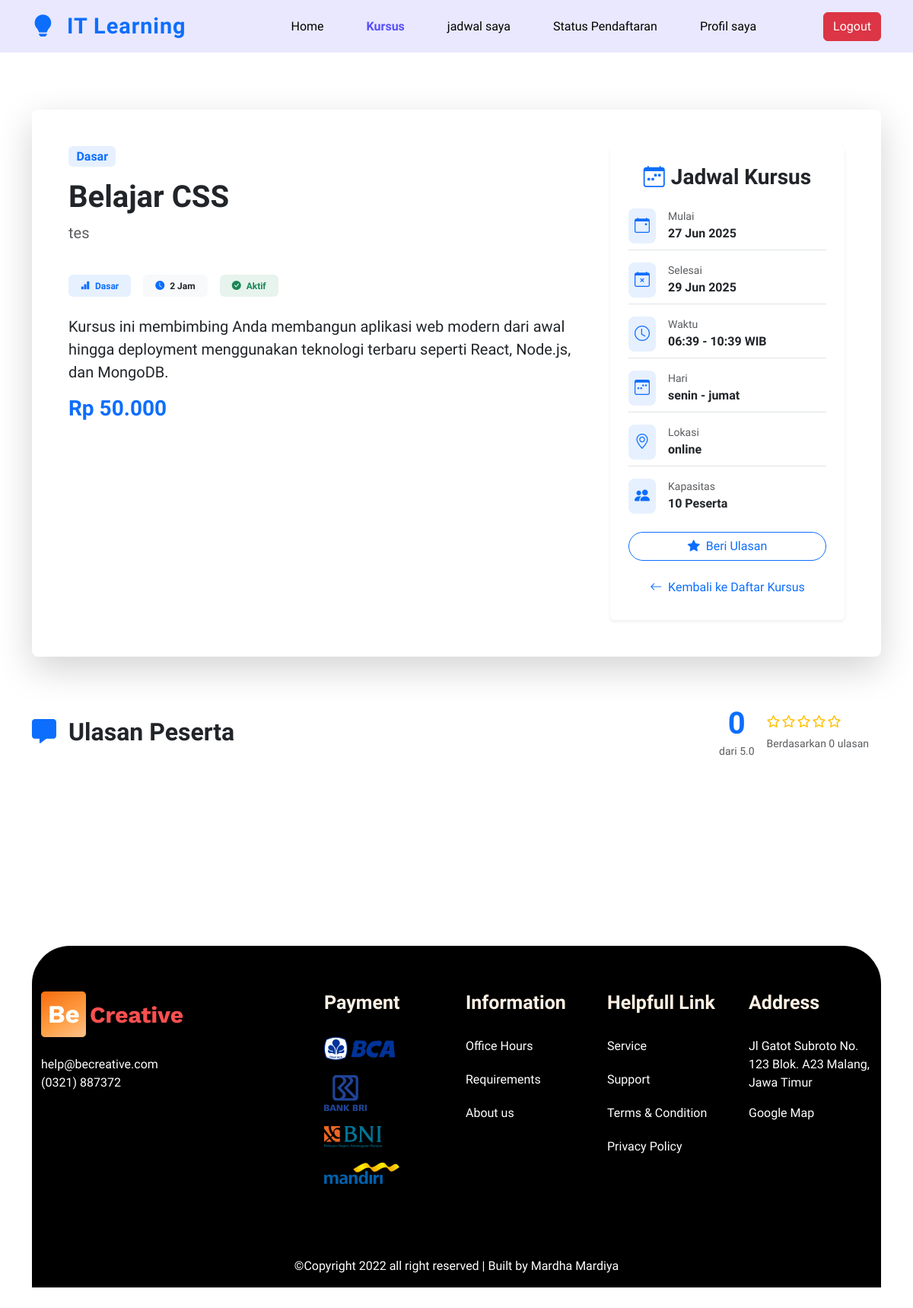
/views/review.php?id=5 (signed in), run on the app's committed database.
### tables this page shows
CREATE TABLE `courses` (
  `course_id` int(11) NOT NULL,
  `nama_kursus` varchar(255) DEFAULT NULL,
  `deskripsi` text DEFAULT NULL,
  `durasi_jam` int(11) DEFAULT NULL,
  `harga` decimal(10,2) DEFAULT NULL,
  `level` enum('Dasar','Menengah','Lanjut') DEFAULT NULL,
  `status_aktif` tinyint(1) DEFAULT NULL
);

CREATE TABLE `schedules` (
  `schedule_id` int(11) NOT NULL,
  `course_id` int(11) DEFAULT NULL,
  `instructor_id` int(11) DEFAULT NULL,
  `tanggal_mulai` date DEFAULT NULL,
  `tanggal_selesai` date DEFAULT NULL,
  `waktu_mulai` time DEFAULT NULL,
  `waktu_selesai` time DEFAULT NULL,
  `hari_pelaksanaan` varchar(50) DEFAULT NULL,
  `kapasitas_maksimal` int(11) DEFAULT NULL,
  `lokasi_kelas` varchar(255) DEFAULT NULL
);

### views/review.php (the view, shortened to what this page needs)
<?php
include '../database/koneksi.php';
$course_id = $_GET['id'] ?? null;
$kursus = null;
$jadwal = null;
$avgRating = 0;
$totalReview = 0;
if ($course_id) {
     $qKursus = mysqli_query($conn, "SELECT * FROM courses WHERE course_id = '$course_id'");
    $kursus = mysqli_fetch_assoc($qKursus);
     $qJadwal = mysqli_query($conn, "
        SELECT * FROM schedules
        WHERE course_id = '$course_id'
        ORDER BY tanggal_mulai ASC
        LIMIT 1
    ");
    $jadwal = mysqli_fetch_assoc($qJadwal);
     $qRating = mysqli_query($conn, "
        SELECT AVG(rating) AS avg_rating, COUNT(*) AS total_review
        FROM reviews
        WHERE course_id = '$course_id' AND tipe_review = 'kursus'
    ");
    $rRating = mysqli_fetch_assoc($qRating);
    $avgRating = round($rRating['avg_rating'] ?? 0, 1);
    $totalReview = $rRating['total_review'] ?? 0;
}
?>
<!DOCTYPE html>
<html lang="en">
  <head>
    <link rel="stylesheet" href="vendor/style/main.css" />
    <link rel="stylesheet" href="https://cdnjs.cloudflare.com/ajax/libs/font-awesome/6.5.0/css/all.min.css">
    <link rel="stylesheet" href="https://cdn.jsdelivr.net/npm/bootstrap-icons@1.10.0/font/bootstrap-icons.css">
    <link href="https://cdn.jsdelivr.net/npm/bootstrap@5.3.0/dist/css/bootstrap.min.css" rel="stylesheet">
    <link rel="stylesheet" href="https://cdnjs.cloudflare.com/ajax/libs/font-awesome/6.4.0/css/all.min.css">
    <link href="https://cdn.jsdelivr.net/npm/bootstrap@5.3.0/dist/css/bootstrap.min.css" rel="stylesheet">
    <link rel="stylesheet" href="https://cdnjs.cloudflare.com/ajax/libs/font-awesome/6.0.0/css/all.min.css">
  </head>
  <body>
     <nav class="navbar navbar-expand-lg navbar-light fixed-top">
      <div class="container">
      <a class="navbar-brand fw-bold text-primary" href="#" style="font-size: 1.8rem; letter-spacing: 1px;">
    <i class="bi bi-lightbulb-fill me-2"></i> IT Learning
</a>
        <div class="navbar-nav ms-auto me-3">
            <a class="nav-link " href="index.php">Home</a>
            <a class="nav-link active" href="pendaftaran_kursus.php">Kursus</a>
            <?php if (isset($_SESSION['user_id'])): ?>
              <a class="nav-link" href="jadwal.php">jadwal saya</a>
                <a class="nav-link" href="status_pendaftaran.php">Status Pendaftaran</a>
                <a class="nav-link" href="profil.php">Profil saya</a>
            <?php endif; ?>
        </div>
             <div class="navbar-auth d-lg-flex align-items-center mt-4 mt-md-0 text-center">
              <?php if (isset($_SESSION['user_id'])): ?>
                <form action="../php/logout.php" method="POST" class="d-inline">
                  <button type="submit" class="btn btn-danger ms-sm-4 mt-3 mt-sm-0 d-block d-sm-inline">Logout</button>
                </form>
                           <?php else: ?>
                <a class="nav-link me-0 me-lg-3 p-0" href="login.php">Masuk</a>
                <a href="registar.php" class="btn-second ms-sm-4 mt-3 mt-sm-0 d-block d-sm-inline">Daftar Sekarang</a>
              <?php endif; ?>
            </div>
        </div>
    </nav>
 <br>
 <br>
 <br>
 <br>
     <div class="container py-5">
        <div class="card shadow-lg border-0 rounded-3 overflow-hidden">
          <div class="card-body p-4 p-md-5">
            <div class="row g-4 g-lg-5">
              <div class="col-lg-8">
                <div class="d-flex flex-column h-100">
                  <div class="mb-4">
                    <span class="badge bg-primary bg-opacity-10 text-primary fs-6 mb-3"><?= $kursus['level'] ?></span>
                    <h1 class="fw-bold mb-2 display-6"><?= $kursus['nama_kursus'] ?></h1>
                    <p class="lead text-muted"><?= $kursus['deskripsi'] ?></p>
                  </div>
                  <div class="d-flex flex-wrap align-items-center gap-3 mb-4">
                    <span class="badge bg-primary bg-opacity-10 text-primary py-2 px-3">
                      <i class="bi bi-bar-chart-fill me-1"></i> <?= $kursus['level'] ?>
                    </span>
                    <span class="badge bg-light text-dark py-2 px-3">
                      <i class="bi bi-clock-fill me-1 text-primary"></i> <?= $kursus['durasi_jam'] ?> Jam
                    </span>
                    <span class="badge <?= $kursus['status_aktif'] ? 'bg-success' : 'bg-secondary' ?> bg-opacity-10 text-<?= $kursus['status_aktif'] ? 'success' : 'secondary' ?> py-2 px-3">
                      <i class="bi bi-check-circle-fill me-1"></i> <?= $kursus['status_aktif'] ? 'Aktif' : 'Tidak Aktif' ?>
                    </span>
                  </div>
                  <div class="mb-4">
                    <p class="mb-3 fs-5">Kursus ini membimbing Anda membangun aplikasi web modern dari awal hingga deployment menggunakan teknologi terbaru seperti React, Node.js, dan MongoDB.</p>
                    <h3 class="text-primary fw-bold mb-0">Rp <?= number_format($kursus['harga'], 0, ',', '.') ?></h3>
                  </div>
                </div>
              </div>
              <div class="col-lg-4">
                <div class="card border-0 shadow-sm h-100">
                  <div class="card-body p-4">
                    <h3 class="fw-bold mb-4 text-center"><i class="bi bi-calendar-week text-primary me-2"></i>Jadwal Kursus</h3>
                    <?php if ($jadwal): ?>
                    <ul class="list-unstyled mb-4">
                      <li class="mb-3 pb-2 border-bottom">
                        <div class="d-flex align-items-center">
                          <div class="bg-primary bg-opacity-10 p-2 rounded-3 me-3">
                            <i class="bi bi-calendar-event text-primary fs-5"></i>
                          </div>
                          <div>
                            <small class="text-muted d-block">Mulai</small>
                            <strong><?= date('d M Y', strtotime($jadwal['tanggal_mulai'])) ?></strong>
                          </div>
                        </div>
                      </li>
                      <li class="mb-3 pb-2 border-bottom">
                        <div class="d-flex align-items-center">
                          <div class="bg-primary bg-opacity-10 p-2 rounded-3 me-3">
                            <i class="bi bi-calendar-x text-primary fs-5"></i>
                          </div>
                          <div>
                            <small class="text-muted d-block">Selesai</small>
                            <strong><?= date('d M Y', strtotime($jadwal['tanggal_selesai'])) ?></strong>
                          </div>
                        </div>
                      </li>
                      <li class="mb-3 pb-2 border-bottom">
                        <div class="d-flex align-items-center">
                          <div class="bg-primary bg-opacity-10 p-2 rounded-3 me-3">
                            <i class="bi bi-clock text-primary fs-5"></i>
                          </div>
                          <div>
                            <small class="text-muted d-block">Waktu</small>
                            <strong><?= date('H:i', strtotime($jadwal['waktu_mulai'])) ?> - <?= date('H:i', strtotime($jadwal['waktu_selesai'])) ?> WIB</strong>
                          </div>
                        </div>
                      </li>
                      <li class="mb-3 pb-2 border-bottom">
                        <div class="d-flex align-items-center">
                          <div class="bg-primary bg-opacity-10 p-2 rounded-3 me-3">
                            <i class="bi bi-calendar3-week text-primary fs-5"></i>
                          </div>
                          <div>
                            <small class="text-muted d-block">Hari</small>
                            <strong><?= $jadwal['hari_pelaksanaan'] ?></strong>
                          </div>
                        </div>
                      </li>
                      <li class="mb-3 pb-2 border-bottom">
                        <div class="d-flex align-items-center">
                          <div class="bg-primary bg-opacity-10 p-2 rounded-3 me-3">
                            <i class="bi bi-geo-alt text-primary fs-5"></i>
                          </div>
                          <div>
                            <small class="text-muted d-block">Lokasi</small>
                            <strong><?= $jadwal['lokasi_kelas'] ?></strong>
                          </div>
                        </div>
                      </li>
                      <li class="mb-4">
                        <div class="d-flex align-items-center">
                          <div class="bg-primary bg-opacity-10 p-2 rounded-3 me-3">
                            <i class="bi bi-people-fill text-primary fs-5"></i>
                          </div>
                          <div>
                            <small class="text-muted d-block">Kapasitas</small>
                            <strong><?= $jadwal['kapasitas_maksimal'] ?> Peserta</strong>
                          </div>
                        </div>
                      </li>
                    </ul>
                    <?php else: ?>
                      <p class="text-muted text-center">Belum ada jadwal tersedia untuk kursus ini.</p>
                    <?php endif; ?>
                    <div class="d-grid gap-3">
                      <button class="btn btn-outline-primary rounded-pill" data-bs-toggle="modal" data-bs-target="#reviewModal">
                        <i class="bi bi-star-fill me-1"></i> Beri Ulasan
                      </button>
                      <a href="pendaftaran_kursus.php" class="btn btn-link text-decoration-none text-center">
                        <i class="bi bi-arrow-left me-1"></i> Kembali ke Daftar Kursus
                      </a>
                    </div>
                  </div>
                </div>
              </div>
            </div>
          </div>
        </div>
         <div class="row py-5">
           <div class="col-12">
  <div class="d-flex justify-content-between align-items-center mb-4">
    <h2 class="fw-bold mb-3 mb-md-0">
      <i class="fas fa-comment-alt text-primary me-2"></i> Ulasan Peserta
    </h2>
    <div class="d-flex align-items-center bg-light bg-opacity-10 p-3 rounded-3">
      <div class="text-center me-3">
        <h1 class="fw-bold mb-0 display-6 text-primary"><?= $avgRating ?></h1>
        <small class="text-muted">dari 5.0</small>
      </div>
      <div>
        <div class="rating mb-1">
          <?php
            $full = floor($avgRating);
            $half = ($avgRating - $full >= 0.5) ? 1 : 0;
            for ($i = $full + $half; $i < 5; $i++) echo '<i class="far fa-star text-warning"></i>';
          ?>
        </div>
        <span class="text-muted small">Berdasarkan <?= $totalReview ?> ulasan</span>
      </div>
    </div>
  </div>
</div>
    </div>
    <footer class="footer section-margin">
      <div class="container">
        <div
          class="row row-content justify-content-between justify-content-md-start"
        >
          <div class="col-lg-2 col-md-6">
            <img src="vendor/images/logo.png" alt="" />
            <a href="#" class="email mt-4 d-inline-block text-white"
              >help@becreative.com</a
            >
            <p class="phone text-white">(0321) 887372</p>
            <div class="icons mt-4">
              <a href="#"><i class="bx bxl-instagram-alt mx-2"></i></a>
            </div>
          </div>
          <div class="col-lg-2 offset-lg-2 col-md-3 mt-4 mt-sm-0">
            <h3>Payment</h3>
            <ul>
              <li><img src="vendor/images/bca.png" alt="" /></li>
              <li><img src="vendor/images/bri.png" alt="" /></li>
              <li><img src="vendor/images/bni.png" alt="" /></li>
              <li><img src="vendor/images/mandiri.png" alt="" /></li>
            </ul>
          </div>
          <div class="col-lg-2 col-md-3 mt-4 mt-sm-0">
            <h3>Information</h3>
            <ul>
              <li>Office Hours</li>
              <li>Requirements</li>
              <li>About us</li>
            </ul>
          </div>
          <div class="col-lg-2 col-md-3 mt-4 mt-sm-0">
            <h3>Helpfull Link</h3>
            <ul>
              <li>Service</li>
              <li>Support</li>
              <li>Terms & Condition</li>
              <li>Privacy Policy</li>
            </ul>
          </div>
          <div class="col-lg-2 col-md-3 mt-4 mt-sm-0">
            <h3>Address</h3>
            <p class="text-white">
              Jl Gatot Subroto No. 123 Blok. A23 Malang, Jawa Timur
            </p>
            <a href="#" class="maps text-white">Google Map</a>
          </div>
        </div>
        <div class="row text-center">
          <div class="col-12">
            <p class="text-white">
              &copy;Copyright 2022 all right reserved | Built by Mardha Mardiya
            </p>
          </div>
        </div>
      </div>
    </footer>
  </body>
</html>

### views/review.php (style rules this page uses)
.rating { color: #ffc107; }
.rating { color: #ddd; font-size: 1rem; }
.rating i { margin-right: 2px; }

### data on the page
courses: level "Dasar", nama_kursus "Belajar CSS", deskripsi "tes", durasi_jam "2", harga "50.000"
schedules: tanggal_mulai "27 Jun 2025", tanggal_selesai "29 Jun 2025", waktu_mulai "06:39", waktu_selesai "10:39", hari_pelaksanaan "senin - jumat", lokasi_kelas "online", kapasitas_maksimal "10"

### other printed values
$avgRating "0"
$totalReview "0"
